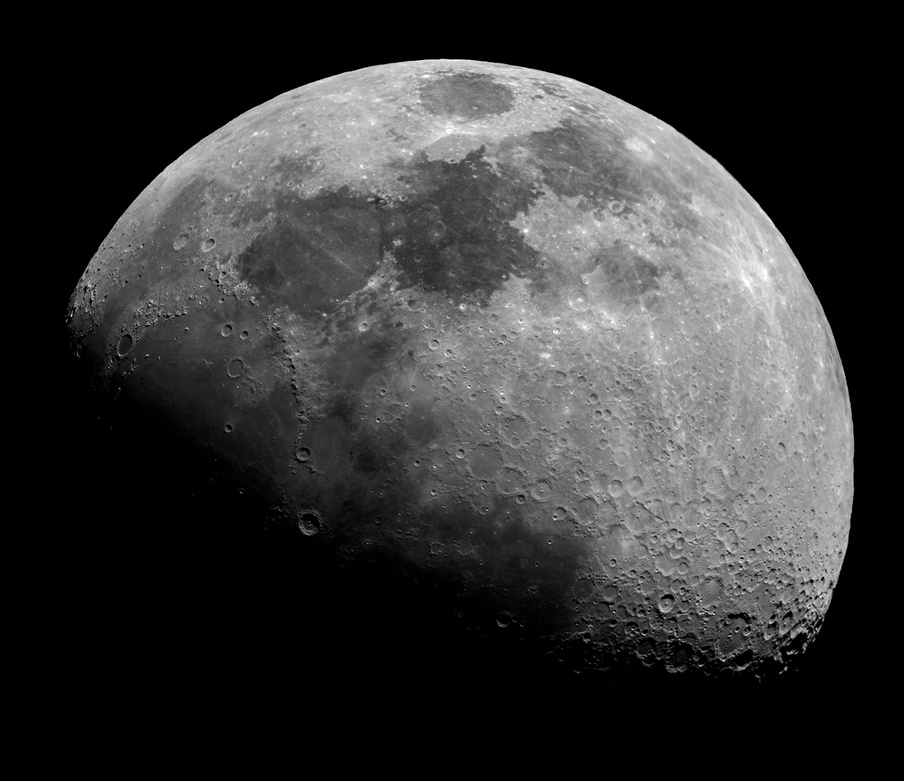
#> input picture images/moon.jpg, 904 x 781 px, shrunk from 1400 x 1209 before the run, given in place of moon.png, which was not available
$ python filtering.py
#> lines starting #> are read from the running program, lines starting #| are printed output that depends on the picture; pictures that were not available may be replaced by others from this repository, and a replacement may not be noted
#!/usr/bin/env python
from PIL import Image, ImageFilter
from pylab import *

FILTERS = [
    ('Original', None),
    ('Contour', ImageFilter.CONTOUR),
    ('Enchance', ImageFilter.EDGE_ENHANCE),
    ('Detail', ImageFilter.DETAIL),
    ('Enchance more', ImageFilter.EDGE_ENHANCE_MORE),
    ('Emboss', ImageFilter.EMBOSS),
    ('Find edges', ImageFilter.FIND_EDGES),
    ('Lowpass 1', ImageFilter.SMOOTH),
    ('Lowpass 2', ImageFilter.SMOOTH_MORE),
]
if __name__ == '__main__':
    img0 = Image.open('images/moon.png')
#> img0 is the input picture: PIL image 904x781 L; min 0, max 255, mean 53.4
    figure(figsize=(15, 15))

    for i, finfo in enumerate(FILTERS):
        title, filter = finfo
        subplot(4, 3, i + 1)
        plt.title(title)
        filtered = img0.filter(filter) if filter else img0
        plt.imshow(filtered)
#> this loop made 9 passes
#> pass 2, `filtered = img0.filter(filter) if filter else img0`:
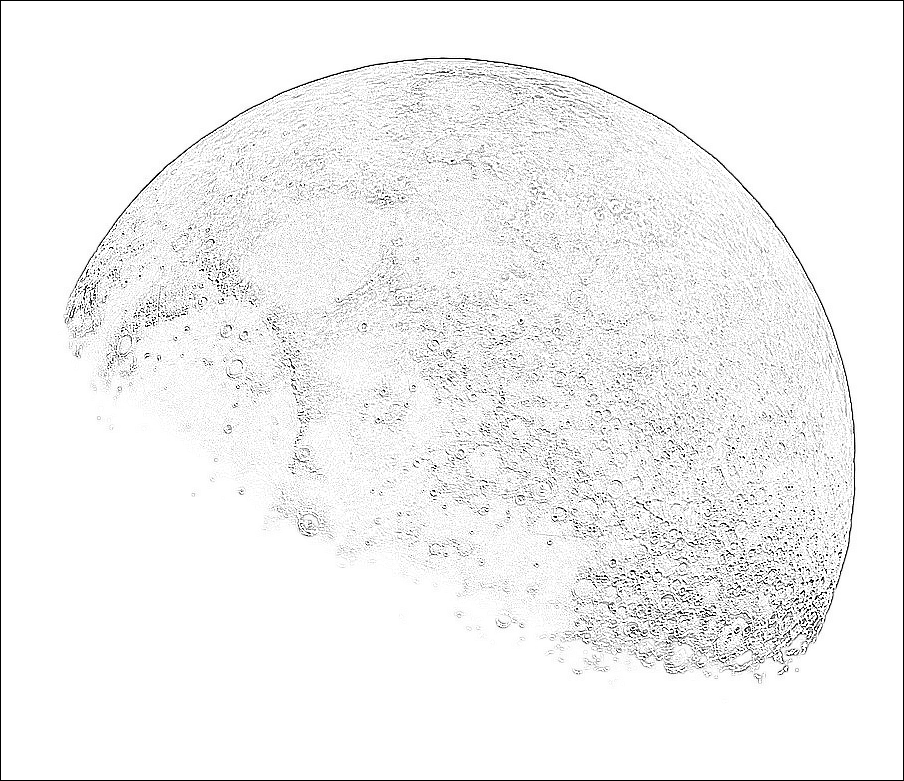
#> filtered: PIL image 904x781 L; min 0, max 255, mean 242.2
    plt.show()
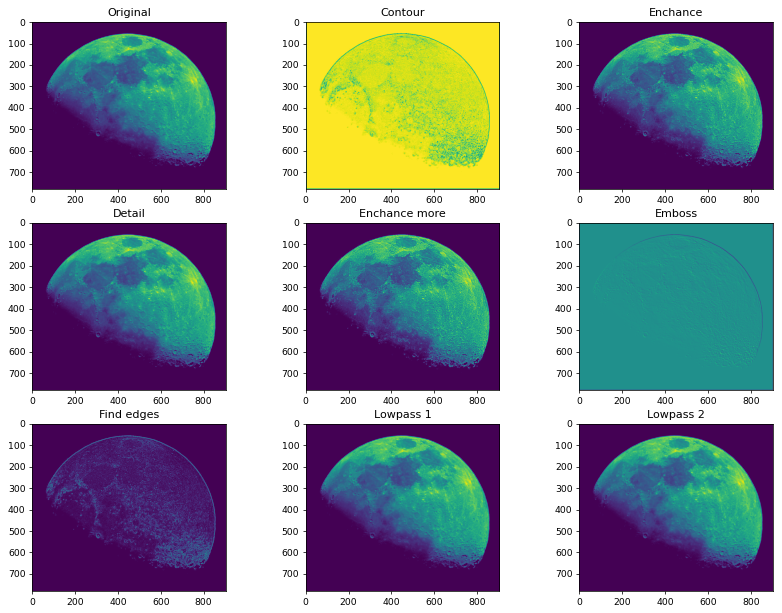
#> figure drawn by matplotlib, 9 panels

$ run again, with images/Mercury.bmp saved as images/moon.jpg
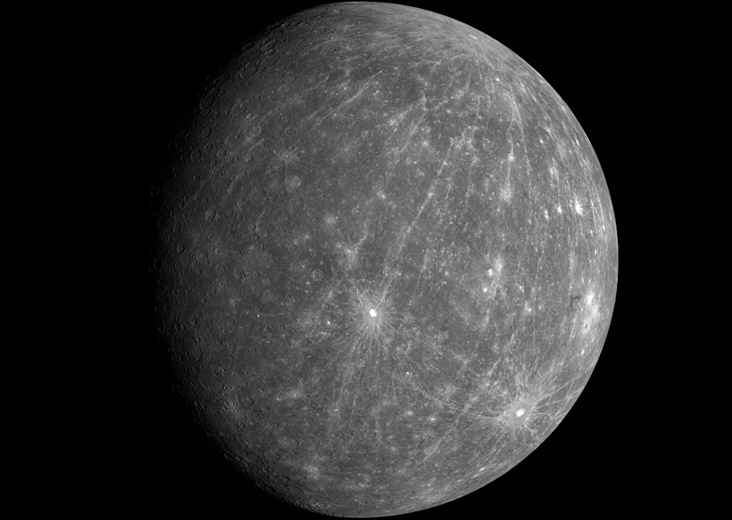
#> input picture images/Mercury.bmp, 732 x 520 px, given in place of moon.png, which was not available
#> img0 is the input picture: PIL image 732x520 RGB; min 0, max 255, mean 49.1
#> the loop `for i, finfo in enumerate(FILTERS):` made 9 passes
#> pass 2, `filtered = img0.filter(filter) if filter else img0`:
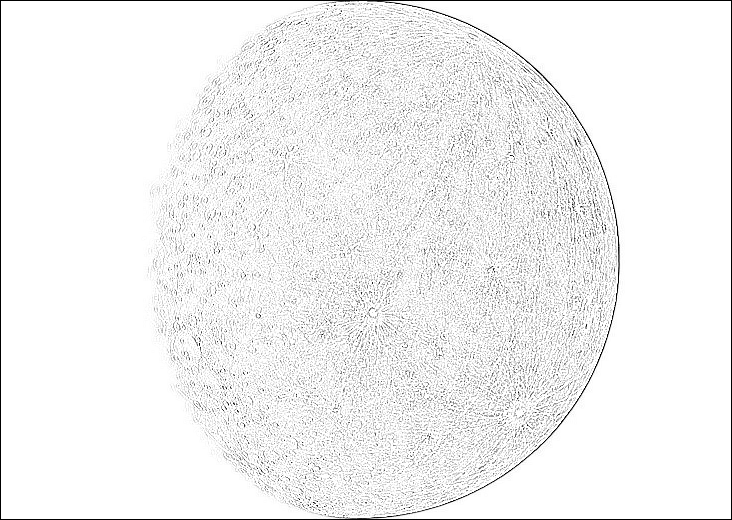
#> filtered: PIL image 732x520 RGB; min 0, max 255, mean 241.7
#> pass 3, `filtered = img0.filter(filter) if filter else img0`:
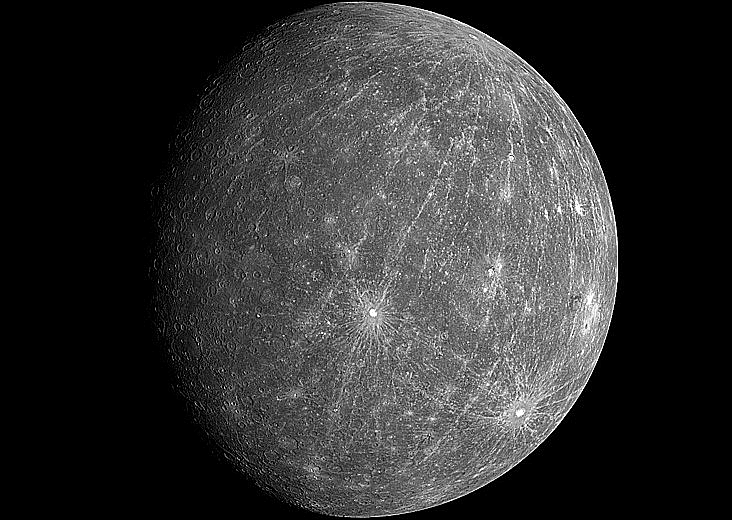
#> filtered: PIL image 732x520 RGB; min 0, max 255, mean 49.6

$ run again, with images/girlface.bmp saved as images/moon.jpg
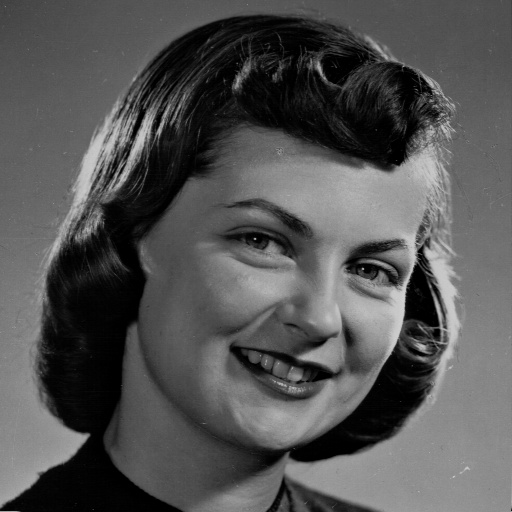
#> input picture images/girlface.bmp, 512 x 512 px, given in place of moon.png, which was not available
#> img0 is the input picture: PIL image 512x512 L; min 0, max 209, mean 83.6
#> the loop `for i, finfo in enumerate(FILTERS):` made 9 passes
#> pass 2, `filtered = img0.filter(filter) if filter else img0`:
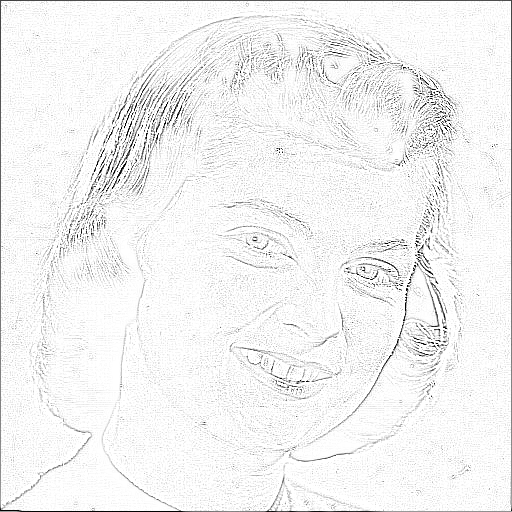
#> filtered: PIL image 512x512 L; min 0, max 255, mean 241.8
#> pass 3, `filtered = img0.filter(filter) if filter else img0`:
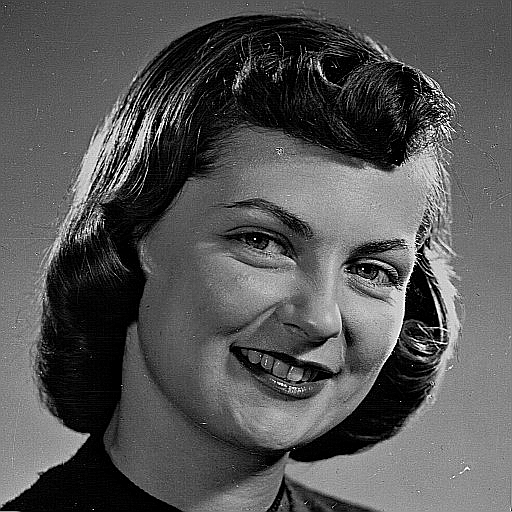
#> filtered: PIL image 512x512 L; min 0, max 255, mean 85.2

$ run again, with images/houses.bmp saved as images/moon.jpg
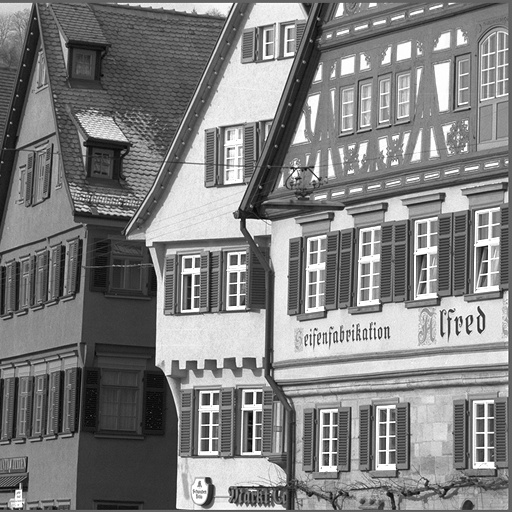
#> input picture images/houses.bmp, 512 x 512 px, given in place of moon.png, which was not available
#> img0 is the input picture: PIL image 512x512 L; min 0, max 255, mean 127.8
#> the loop `for i, finfo in enumerate(FILTERS):` made 9 passes
#> pass 2, `filtered = img0.filter(filter) if filter else img0`:
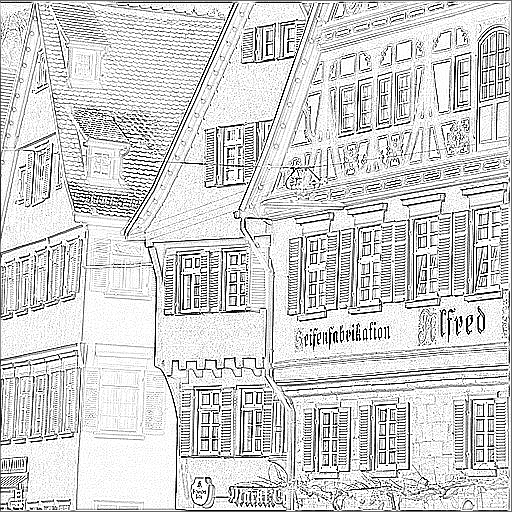
#> filtered: PIL image 512x512 L; min 0, max 255, mean 208.5
#> pass 3, `filtered = img0.filter(filter) if filter else img0`:
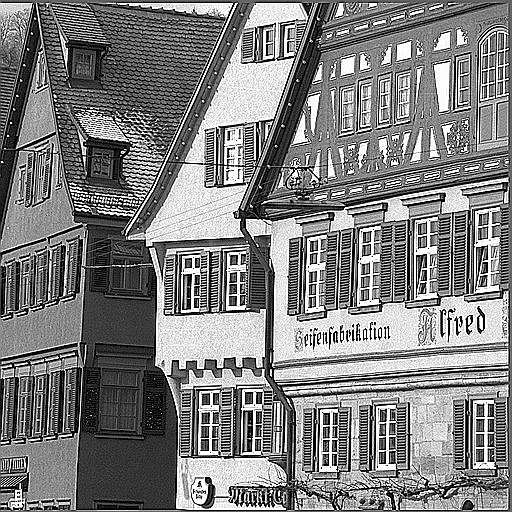
#> filtered: PIL image 512x512 L; min 0, max 255, mean 126.2
